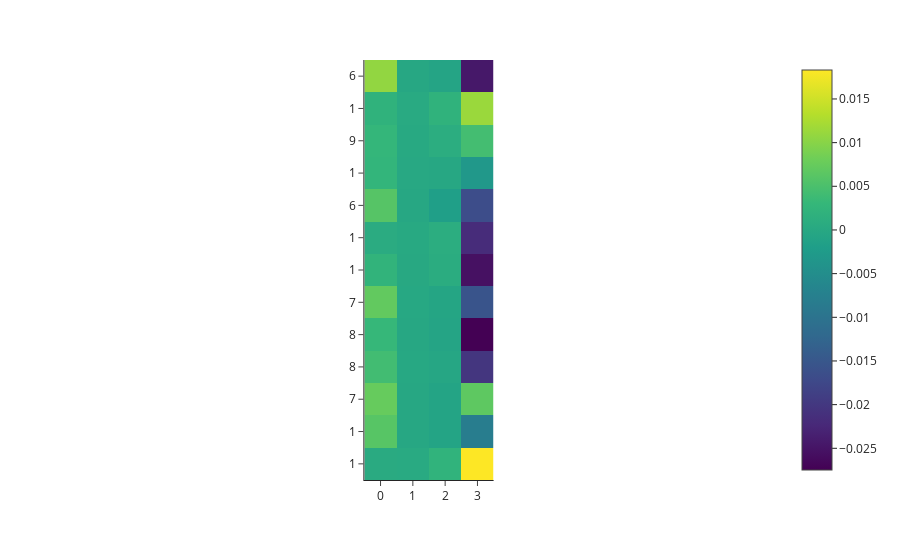

Write notebook code for a chart like this one.
### Code cell
node_input_irrep = o3.Irreps("1x0e+1x1o")
node_attr_irrep = o3.Irreps("1x0e")
irreps_hidden = o3.Irreps("1x0e+1x1o")
irreps_out = o3.Irreps("1x0e+1x1o")
max_radius = 4
num_basis = 16
radial_layers = 1
radial_neurons = 8
num_neighbors = 4
typical_number_of_nodes = 12

network = ReactionModel(
    irreps_in=node_input_irrep,
    irreps_hidden=irreps_hidden,
    irreps_out=irreps_out,
    irreps_node_attr=node_attr_irrep,
    irreps_edge_attr=o3.Irreps(f"{num_basis}x0e"),
    radial_layers=radial_layers,
    max_radius=max_radius,
    num_basis=num_basis,
    radial_neurons=radial_neurons,
    num_neighbors=num_neighbors,
    typical_number_of_nodes=typical_number_of_nodes,
    reduce_output=False,
)

for idx, data in enumerate(train_loader):

    row, col = data.edge_index
    edge_vec = data.pos[row] - data.pos[col]

    norm_edge_vec = edge_vec.norm(dim=1)
    norm_edge_vec = norm_edge_vec.view(-1, 1)

    node_input = data.x
    node_attr = data.species
    edge_src = data.edge_index[0]
    edge_dst = data.edge_index[1]
    edge_features = norm_edge_vec

    print(f"Shape of node_input: {node_input.shape}")
    print(f"Shape of node_attr: {node_attr.shape}")
    print(f"Shape of edge_src: {edge_src.shape}")
    print(f"Shape of edge_dst: {edge_dst.shape}")
    print(f"Shape of edge_features: {edge_features.shape}")

    output_network = network(data)

    output_to_plot = output_network.detach().numpy()
    # output_to_plot = network.output_network_initial_state.detach().numpy()
    # output_to_plot = network.output_network_final_state.detach().numpy()

    print(f"Shape of output_network: {output_network.shape}")
    fig = px.imshow(output_to_plot, template="simple_white")
    tickvals = node_attr.view(-1).detach().numpy().flatten()
    fig.update_yaxes(tickvals=np.arange(len(tickvals)), ticktext=tickvals)
    fig.show()

    break

### Figure 1 — Plotly figure (JSON) as saved in the notebook; plotly's stock layout.template omitted (floating-point values rounded to 4 significant figures)
{"data": [{"coloraxis": "coloraxis", "hovertemplate": "x: %{x}<br>y: %{y}<br>color: %{z}<extra></extra>", "name": "0", "type": "heatmap", "xaxis": "x", "yaxis": "y", "z": [[0.0107, -0.0001391, -0.0007561, -0.02446], [0.002008, 0.0003013, 0.002007, 0.01129], [0.00281, 0.0001377, 0.0009241, 0.004349], [0.00256, -3.098e-05, -0.0001885, -0.003184], [0.005992, -0.0002695, -0.001737, -0.01672], [0.0006286, 0.00011, 0.0009616, -0.02179], [0.002271, 6.918e-05, 0.0007087, -0.02546], [0.007101, -0.0001038, -0.0005884, -0.01555], [0.003094, -0.0001408, -0.0007418, -0.02748], [0.00417, -9.702e-05, -0.0004996, -0.02023], [0.007408, -0.0001162, -0.0008718, 0.006703], [0.006082, -0.0001235, -0.0007928, -0.008032], [0.0003893, 0.0003307, 0.002151, 0.01832]]}], "layout": {"coloraxis": {"colorscale": [[0, "#440154"], [0.1111, "#482878"], [0.2222, "#3e4989"], [0.3333, "#31688e"], [0.4444, "#26828e"], [0.5556, "#1f9e89"], [0.6667, "#35b779"], [0.7778, "#6ece58"], [0.8889, "#b5de2b"], [1, "#fde725"]]}, "margin": {"t": 60}, "xaxis": {"anchor": "y", "constrain": "domain", "domain": [0, 1], "scaleanchor": "y"}, "yaxis": {"anchor": "x", "autorange": "reversed", "constrain": "domain", "domain": [0, 1], "ticktext": [6, 1, 9, 1, 6, 1, 1, 7, 8, 8, 7, 1, 1], "tickvals": [0, 1, 2, 3, 4, 5, 6, 7, 8, 9, 10, 11, 12]}}}
